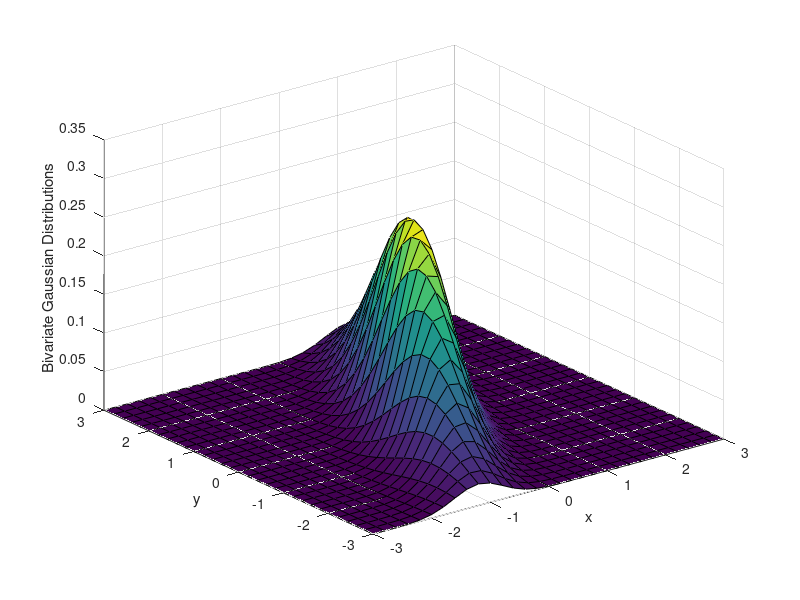

This figure's MATLAB source:
function [] = BivariateGaussianDistributions_bivariate_pdf_equation()
    % same output as :
    % BivariateGaussianDistributions_mvnpdf_xaxis.jpg
    % BivariateGaussianDistributions_mvnpdf_yaxis.jpg
    
    fig = figure('Name','Bivariate Normal Distribution  ','NumberTitle','off');
    mu = [0 ;0];
    covariance =  [0.5 0.8; 0.8 2.0];
    x1 = -3:0.2:3;
    x2 = -3:0.2:3;
    %x = [x1; x2];
    [X1,X2] = meshgrid(x1,x2);
    X = [X1(:) X2(:)]';
    Z = 1/(2*pi*(det(covariance))^(0.5))* exp(-(1/2)*sum((X-mu).*(pinv(covariance)*(X-mu))));
    Z = reshape(Z,size(X1));
    surf(X1,X2,Z)
    xlabel('x')
    ylabel('y')
    zlabel('Bivariate Gaussian Distributions')
end